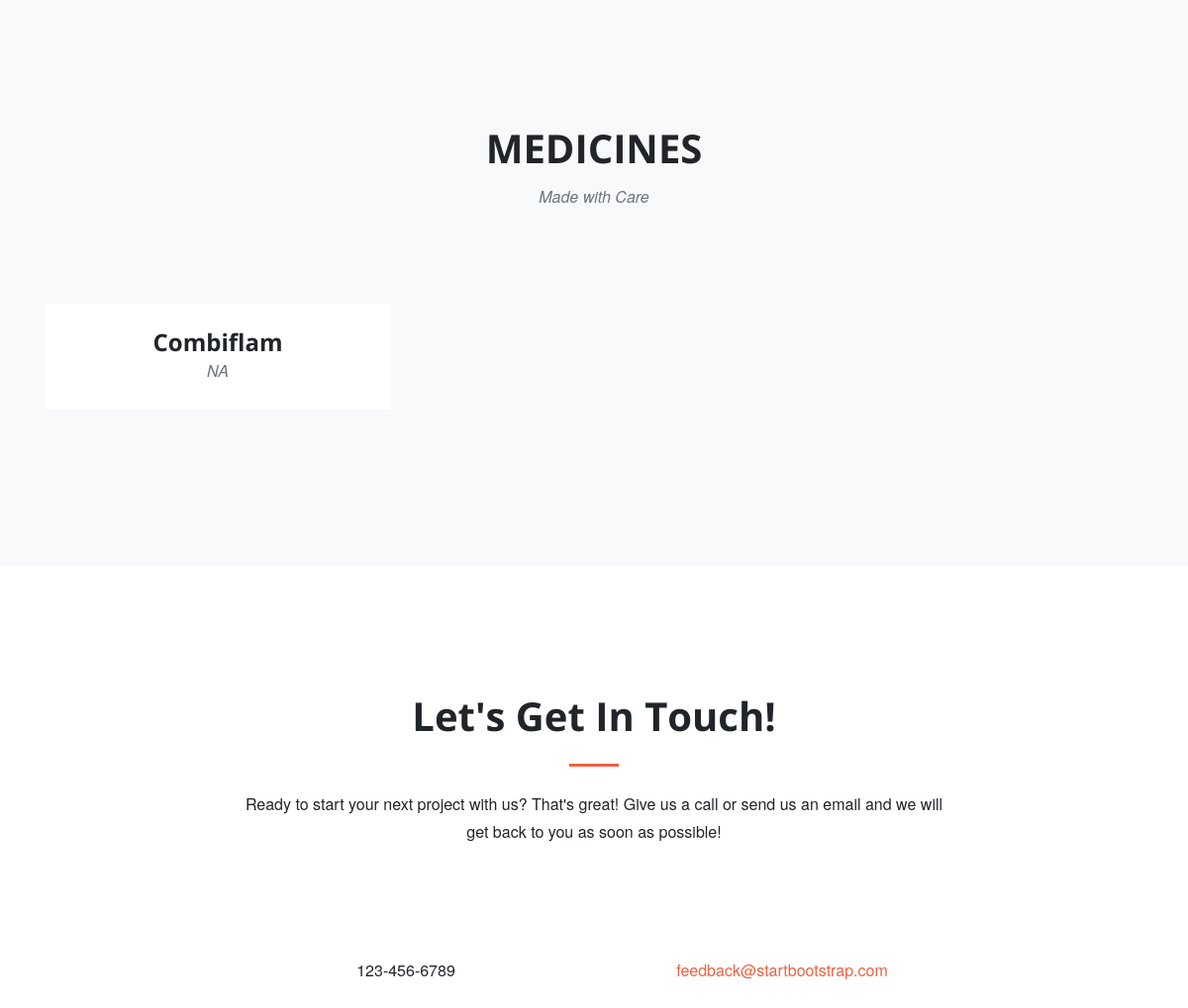
/medicines/Antipyretics/ (lower part), run on an earlier commit of the app's database.
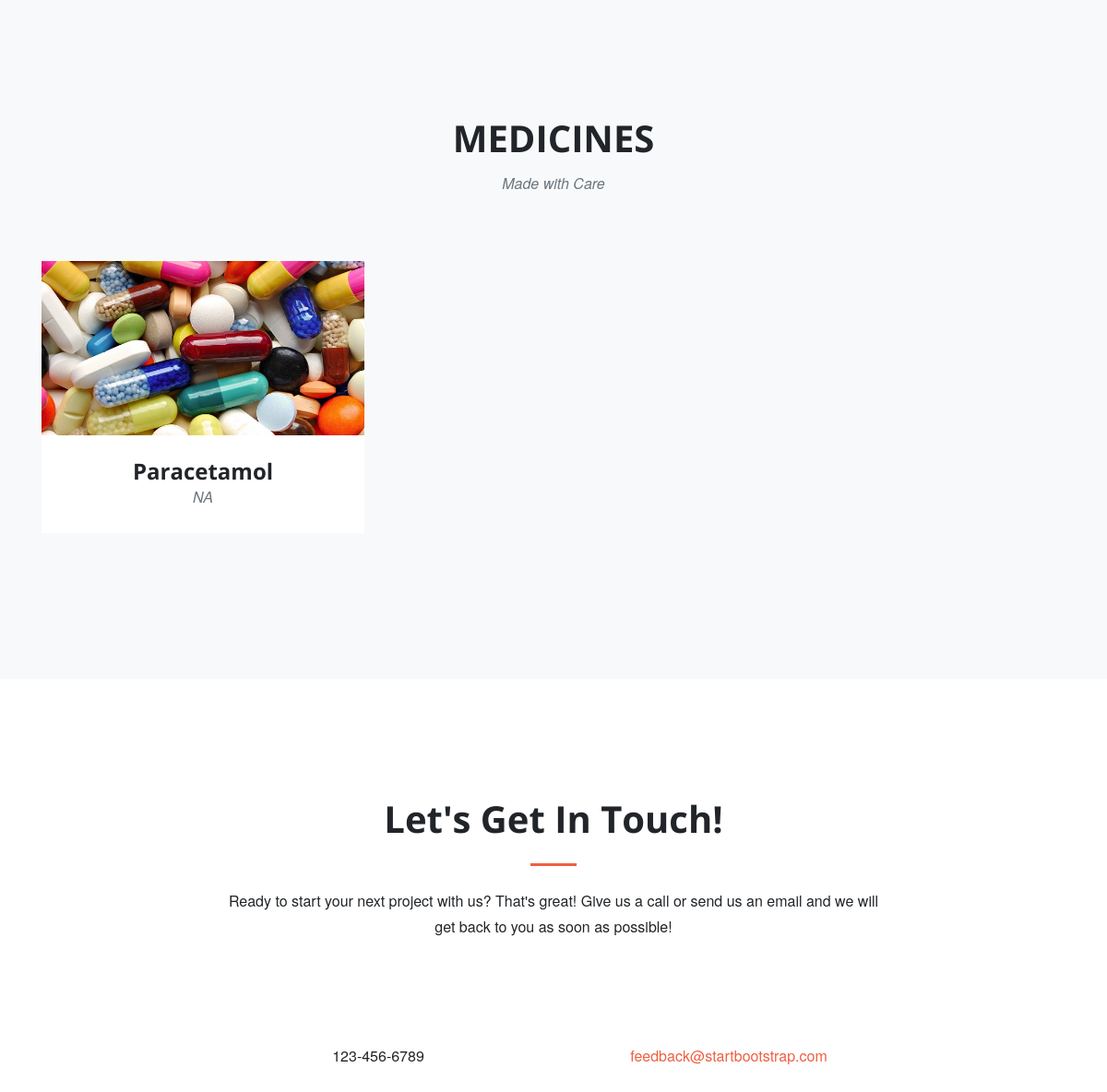
And on a later commit of the database.
### medicines/models.py (models this page shows)
class Medicine(models.Model):
    product = models.ForeignKey(Products, on_delete=models.CASCADE)
    med_name = models.CharField(max_length=250, primary_key=True)
    med_description = models.CharField(max_length=10000)
    med_price = models.CharField(max_length=250)
    med_logo = models.FileField()
    manufacturer = models.CharField(max_length=250)

### medicines/views.py (the view)
# urls.py: url(r'^(?P<pk>[A-Z,a-z]+)/$', views.DetailView.as_view(), name="product_list"),
class DetailView(generic.DetailView):
    model = Products
    template_name = 'medicines/product_list.html'

### medicines/templates/medicines/product_list.html (shortened to what this page needs)
{% extends 'medicines/base.html' %}
{% block navbar %}
    {% load staticfiles %}
{% endblock %}
{% block body %}
    <section class="bg-light" id="portfolio">
      <div class="container">
        <div class="row">
          <div class="col-lg-12 text-center">
            <h2 class="section-heading text-uppercase">Medicines</h2>
            <h3 class="section-subheading text-muted">Made with Care</h3>
          </div>
        </div>
        <div class="row">
          {% for medicine in products.medicine_set.all %}
          <div class="col-md-4 col-sm-6 portfolio-item">
            <a class="portfolio-link" data-toggle="modal" href="#portfolioModal{{ medicine.med_name }}">
              <img class="img-fluid" src="{{ medicine.med_logo.url }}" alt="">
            </a>
            <div class="portfolio-caption">
              <h4>{{ medicine.med_name }}</h4>
              <p class="text-muted">{{ medicine.med_description }}</p>
            </div>
          </div>
          {% endfor %}
        </div>
      </div>
    </section>
{% endblock %}

### medicines/templates/medicines/base.html (shortened to what this page needs)
<!DOCTYPE html>
<html lang="en">
<head>
    {% load staticfiles %}
    <link href="{% static "medicines/vendor/bootstrap/css/bootstrap.min.css" %}" rel="stylesheet">
    <link href="{% static "medicines/vendor/font-awesome/css/font-awesome.min.css" %}" rel="stylesheet" type="text/css">
    <link href="{% static "medicines/vendor/magnific-popup/magnific-popup.css" %}" rel="stylesheet">
    <link href="{% static "medicines/css/agency.min.css" %}" rel="stylesheet">
    <link href="{% static "medicines/css/creative.min.css" %}" rel="stylesheet">
</head>
<body id="page-top">
{% block body %}
{% endblock %}
    <section id="contact">
  <div class="container">
    <div class="row">
      <div class="col-lg-8 mx-auto text-center">
        <h2 class="section-heading">Let's Get In Touch!</h2>
        <hr class="my-4">
        <p class="mb-5">Ready to start your next project with us? That's great! Give us a call or send us an email and we will get back to you as soon as possible!</p>
      </div>
    </div>
    <div class="row">
      <div class="col-lg-4 ml-auto text-center">
        <p>123-456-6789</p>
      </div>
      <div class="col-lg-4 mr-auto text-center">
        <p>
          <a href="https://www.gmail.com">feedback@startbootstrap.com</a>
        </p>
      </div>
    </div>
  </div>
</section>
</body>
</html>

What changed in the data, as far as the page shows it:
removed Medicine: med_name "Combiflam", med_description "NA"
added Medicine: med_logo (picture), med_name "Paracetamol", med_description "NA"
